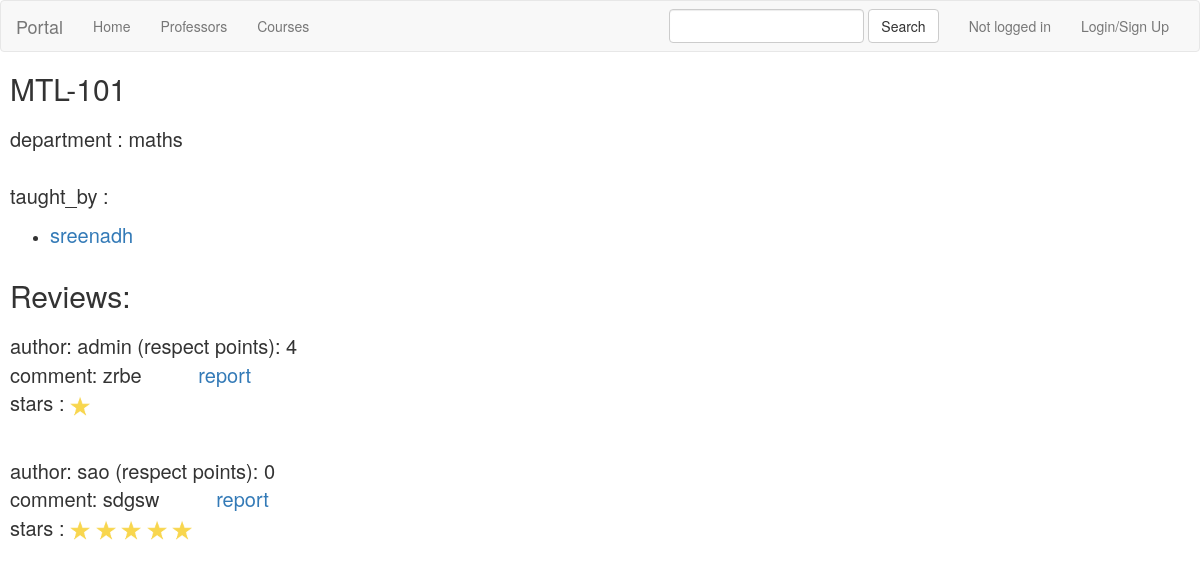
The page /courses/1/ on the database as committed earlier.
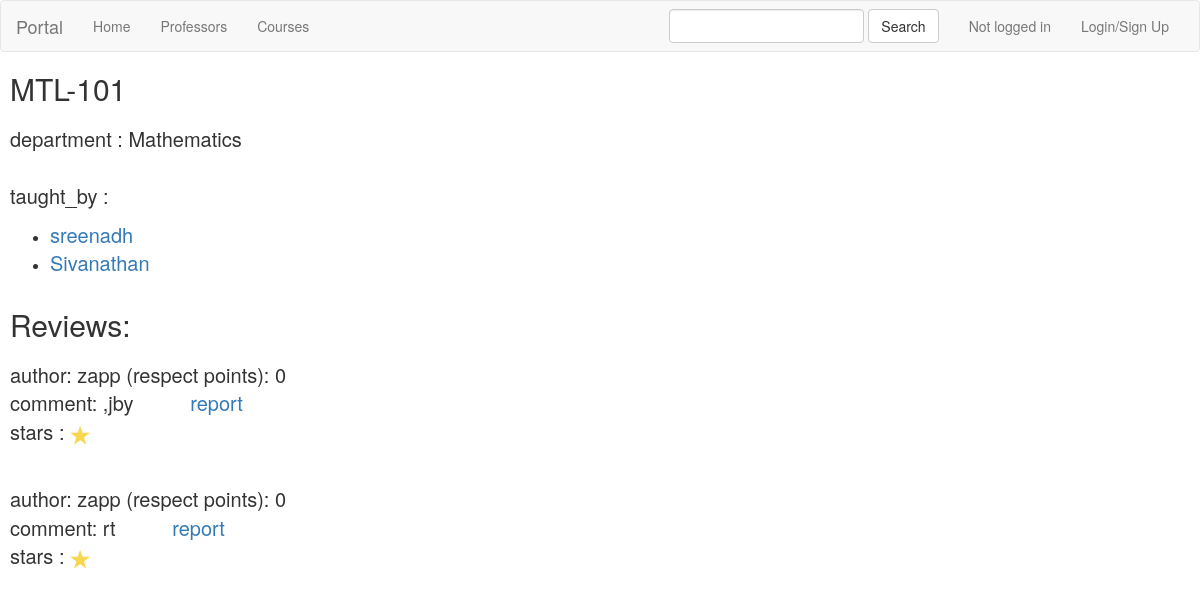
The same page on the database as committed later.
### courses/models.py (models this page shows, shortened)
class Course(models.Model):
    name = models.CharField(max_length=100)
    department = models.CharField(max_length=100)
    profs_teaching = models.ManyToManyField(Professor,related_name='all_courses_taught')

class Course_Rating(Rating):
    datetime = models.DateTimeField(default=datetime.now)
    comment = models.CharField(max_length=1000)
    stars = models.IntegerField(default=1,validators=[MaxValueValidator(5), MinValueValidator(1)])
    course = models.ForeignKey(Course, on_delete=models.CASCADE)
    user = models.ForeignKey(User,default=None,on_delete=models.CASCADE)
    postAnonymously = models.BooleanField(default=False)
    liked_by = models.ManyToManyField(User, related_name='all_liked_courserating')
    reported = models.BooleanField(default=False)
    last_reported_time = models.DateTimeField(default=now,blank=True)

### professors/models.py (models this page shows, shortened)
class Professor(models.Model):
    name = models.CharField(max_length=100)
    age = models.IntegerField()
    department = models.CharField(max_length=100)

### users/models.py (models this page shows, shortened)
class UserProfile(models.Model):
    respect_points = models.IntegerField(default=0)
    user = models.OneToOneField(User, on_delete=models.CASCADE)
    is_banned = models.BooleanField(default=False)
    ban_days=models.IntegerField(default=0)
    banned_on=models.DateTimeField(default=now,blank=True)
    indefinite_ban=models.BooleanField(default=False)

### courses/views.py (the view)
# urls.py: url(r'^(?P<pk>[0-9]+)/$', views.DetailView.as_view(), name='detail'),
class DetailView(generic.DetailView):
    model = Course
    template_name = 'courses/details.html'
    context_object_name = 'course'

### courses/templates/courses/details.html (shortened to what this page needs)
{% extends 'root/base.html' %}
{% block body %}
{% load static %}
<h2 style="display:inline">{{ course.name}}</h2>
<br><br>
<p>
    department : {{course.department}}<br><br>
    taught_by :</p>
<ul>
{% for prof in course.profs_teaching.all %}
<li>
    <a style="font-size:20px" href="{% url 'professors:detail' prof.id %}">{{prof.name}}</a>
</li>
{% endfor %}
</ul>
<br>
<h2 style="display:inline">Reviews:</h2>
<br><br>
{% for rating in course.course_rating_set.all %}
<div id="{{rating.id}}">
    <p> author:
        {% if not rating.postAnonymously or user.is_superuser %}
            {{ rating.user.username }}
            (respect points): {{rating.user.userprofile.respect_points}}
        {% endif %}
        <br>
        comment: {{ rating.comment }}
        {% if request.user.is_superuser %}
            <a href="{% url 'courses:delete_rating' rating.id %}">
                <img  height="30px" width="30px">
            </a>&emsp;
            {% if not rating.user.userprofile.is_banned %}
                <a href="{% url 'users:ban_user' rating.user.id %}">
                    ban {{rating.user}}
                </a>
            {% else %}
                user banned
            {% endif %}
        {% else %}
            <a onclick="alert('reporting to admin')" href="{% url 'courses:report_rating' rating.id %}">
                report
            </a>
        {% endif %}<br>
        stars :
        {% for _ in ''|center:rating.stars %}
            <img id ="star" height="20px" width="20px">
        {% endfor %}<br>
        <br>
    </p>
</div>
{% endfor %}
{% endblock %}

Rows that differ between the two databases and show on the page:
removed Course_Rating: user.username "admin", user.userprofile.respect_points "4", comment "zrbe", stars 1 (drawn)
changed Course "MTL-101": department "maths" → "Mathematics"
now on this page (row edited): Professor: name "Sivanathan"
changed Course_Rating: user.username "sao" → "zapp"; comment "sdgsw" → ",jby"; stars 5 → 1 (drawn)
now on this page (row edited): Course_Rating: user.username "zapp", user.userprofile.respect_points "0", comment "rt", stars 1 (drawn)
